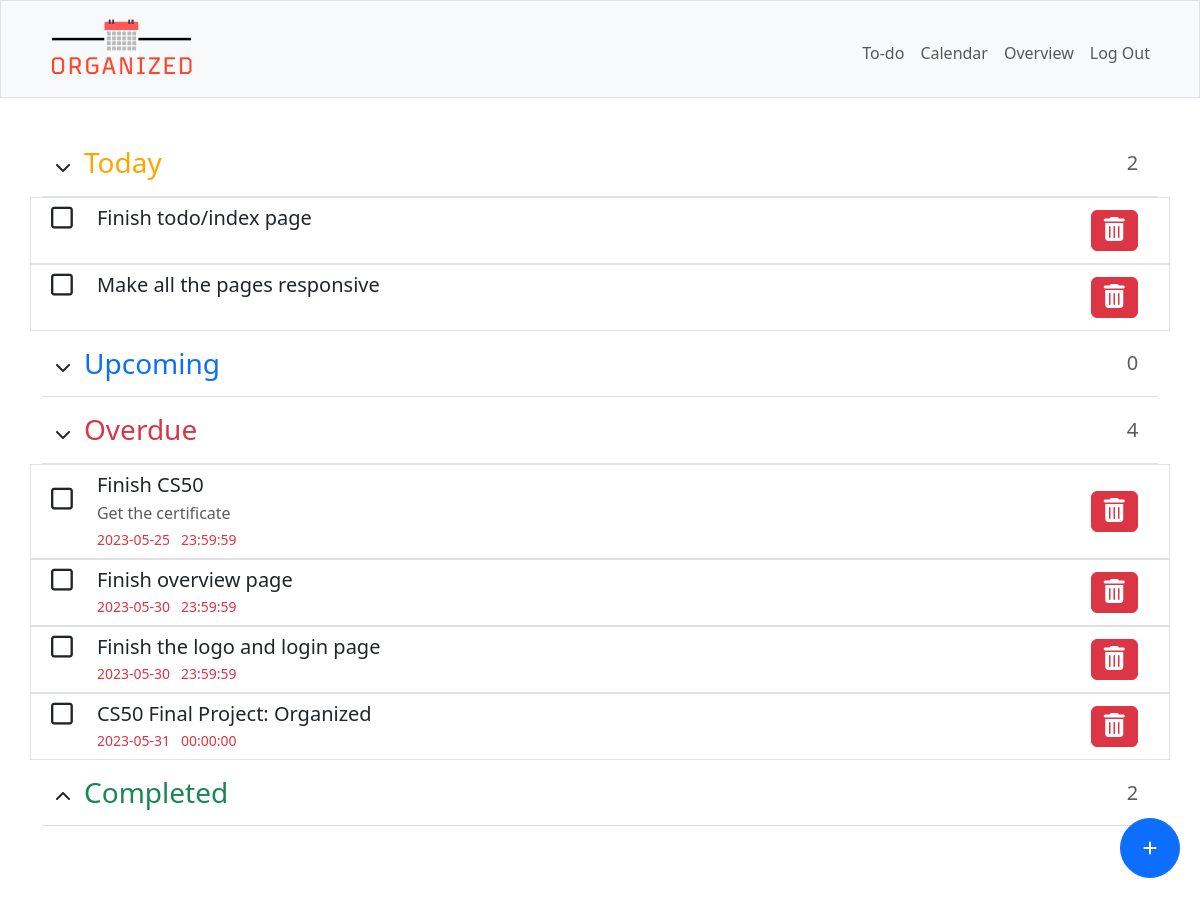
The page / (signed in) on the database its author committed.
### tables this page shows
CREATE TABLE todo (
    id INTEGER PRIMARY KEY AUTOINCREMENT NOT NULL,
    user_id INTEGER NOT NULL,
    title TEXT NOT NULL,
    [description] TEXT,
    "due_date" DATE,
    "due_time" TIME,
    [class] TEXT,
    FOREIGN KEY(user_id) REFERENCES users(id)
);

### app.py (the view)
@app.route("/", methods=["GET", "POST"])
@login_required
def index():
    if request.method == "POST":
        if request.headers.get("X-Requested-With") == "XMLHttpRequest":
            items = db.execute("SELECT * FROM todo WHERE user_id = ? AND class != 'Completed'",
                               session["user_id"])
            for item in items:
                todo_class = checkDue(item["due_date"], item["due_time"])
                if item["class"] != todo_class:
                    db.execute("UPDATE todo SET class = ? WHERE user_id = ? AND id = ?",
                               todo_class, session["user_id"], item['id'])
            return jsonify(success=True)  # Return a JSON response indicating success
        if request.form.get("btn-identifier") == "addBtn":
            title = request.form.get("title")
            description = request.form.get("description")
            date = request.form.get("date")
            time = request.form.get("time")
            if date or time:
                if date and time:
                    todo_class = checkDue(date, time)
                    db.execute("INSERT INTO todo (user_id, title, description, due_date, due_time, class) VALUES (?, ?, ?, ?, ?, ?)",
                               session["user_id"], title, description, date, time, todo_class)
                if date and not time:
                    time = "23:59:59"
                    todo_class = checkDue(date, time)
                    db.execute("INSERT INTO todo (user_id, title, description, due_date, due_time, class) VALUES (?, ?, ?, ?, ?, ?)",
                               session["user_id"], title, description, date, time, todo_class)
                if time and not date:
                    db.execute("INSERT INTO todo (user_id, title, description, due_date, due_time, class) VALUES (?, ?, ?, ?, ?, 'Today')",
                               session["user_id"], title, description, current_date, time)
            else:
                db.execute("INSERT INTO todo (user_id, title, description, due_date, due_time, class) VALUES (?, ?, ?, ?, ?, 'Today')",
                           session["user_id"], title, description, date, time)
        if request.form.get("btn-identifier") == "deleteBtn":
            id = request.form.get("todo-id")
            item = db.execute("SELECT id FROM todo WHERE user_id = ? AND id = ?",
                              session["user_id"], id)
            db.execute("DELETE FROM todo WHERE id = ?", item[0]["id"])
        if request.form.get("btn-identifier") == "checkbox":
            id = request.form.get("todo-id")
            item = db.execute("SELECT * FROM todo WHERE user_id = ? AND id = ?",
                              session["user_id"], id)
            if item[0]["due_date"] or item[0]["due_time"]:
                if item[0]["class"] == "Completed":
                    todo_class = checkDue(item[0]["due_date"], item[0]["due_time"])
                    db.execute("UPDATE todo SET class = ? WHERE user_id = ? AND id = ?",
                               todo_class, session["user_id"], id)
                else:
                    db.execute("UPDATE todo SET class = 'Completed' WHERE user_id = ? AND id = ?",
                               session["user_id"], id)
            else:
                if item[0]['class'] == "Completed":
                    db.execute("UPDATE todo SET class = 'Today' WHERE user_id = ? AND id = ?",
                               session["user_id"], id)
                else:
                    db.execute("UPDATE todo SET class = 'Completed' WHERE user_id = ? AND id = ?",
                               session["user_id"], id)
        return redirect("/")
    else:
        items = db.execute("SELECT * FROM todo WHERE user_id = ? AND class != 'Completed'",
                           session["user_id"])
        for item in items:
            todo_class = checkDue(item["due_date"], item["due_time"])
            if item["class"] != todo_class:
                db.execute("UPDATE todo SET class = ? WHERE user_id = ? AND id = ?",
                           todo_class, session["user_id"], item["id"])
        todo = db.execute("""SELECT *,
                                (SELECT COUNT(*) FROM todo WHERE user_id = ? AND class = 'Overdue') AS overdue_count,
                                (SELECT COUNT(*) FROM todo WHERE user_id = ? AND class = 'Today') AS today_count,
                                (SELECT COUNT(*) FROM todo WHERE user_id = ? AND class = 'Upcoming') AS upcoming_count,
                                (SELECT COUNT(*) FROM todo WHERE user_id = ? AND class = 'Completed') AS completed_count
                             FROM todo WHERE user_id = ? ORDER BY due_date, due_time""",
                          session["user_id"], session["user_id"], session["user_id"], session["user_id"], session["user_id"])
        if todo:
            upcoming_count = todo[0]["upcoming_count"]
            today_count = todo[0]["today_count"]
            overdue_count = todo[0]["overdue_count"]
            completed_count = todo[0]["completed_count"]
        else:
            upcoming_count = 0
            today_count = 0
            overdue_count = 0
            completed_count = 0
        return render_template("index.html", todo=todo, today_count=today_count, upcoming_count=upcoming_count, overdue_count=overdue_count, completed_count=completed_count)

### app.py (called while the page is built)
@app.after_request
def after_request(response):
    response.headers["Cache-Control"] = "no-cache, no-store, must-revalidate"
    response.headers["Expires"] = 0
    response.headers["Pragma"] = "no-cache"
    return response

### helpers.py (called while the page is built)
def login_required(f):
    @wraps(f)
    def decorated_function(*args, **kwargs):
        if session.get("user_id") is None:
            return redirect("/login")
        return f(*args, **kwargs)
    return decorated_function

def checkDue(todo_date, todo_time):
    current_dt = datetime.now()
    current_date = current_dt.date()
    current_time = current_dt.time()
    if todo_date:
        due_dt_str = todo_date + ' ' + todo_time
        due_dt = datetime.strptime(due_dt_str, '%Y-%m-%d %H:%M:%S')
        due_date = datetime.strptime(todo_date, '%Y-%m-%d').date()
        if current_dt > due_dt:
            return "Overdue"
        else:
            if current_date == due_date:
                return "Today"
            else:
                return "Upcoming"
    elif todo_time:
        due_time = datetime.strptime(todo_time, '%H:%M:%S').time()
        if current_time > due_time:
            return "Overdue"
        else:
            return "Today"
    else:
        return "Today"

### templates/index.html (shortened to what this page needs)
{% extends "layout.html" %}
{% block main %}
   <div class="d-flex flex-column w-100 text-start">
        <button type="button" class="btn btn-primary fixedButton roundedFixedBtn" data-bs-toggle="modal" data-bs-target="#addTaskModal">
            <i class="fa-solid fa-plus"></i>
        </button>
        <div class="d-flex pb-2 mb-0 border-bottom">
            <button class="btn btnCollapse" type="button" data-bs-toggle="collapse" data-bs-target="#collapseToday" aria-expanded="false" aria-controls="collapseToday">
                <i class="fa-solid fa-chevron-down"></i>
            </button>
            <h3 class="col-sm-11" id="today-section">Today</h3>
            <p class="col text-muted text-center align-self-center fs-5 mb-0 pb-2">{{ today_count }}</p>
        </div>
        <ul class="collapse show" id="collapseToday">
            {% for row in todo if row["class"] == "Today" %}
            <li>
                <div class="row border p-2 item">
                    <form action="/" method="POST" class="col-1 box">
                        <button type="submit" class="btn iconBtn align-self-center" name="btn-identifier" value="checkbox">
                            <i class="fa-regular fa-square checkbox tick" id="{{ row['id'] }}"></i>
                        </button>
                    </form>
                    <div class="col-9 todo-item">
                        <h5 class="mb-1">{{ row["title"] }}</h5>
                    </div>
                    <form action="/" method="POST" class="col-1 align-self-center d-flex justify-content-center ms-auto">
                        <button class="btn btn-danger" name="btn-identifier" value="deleteBtn" onclick="return confirm('Are you sure you want to delete this item?');"><i class="fa fa-trash"></i></button>
                    </form>
                </div>
            </li>
            {% endfor %}
        </ul>
        <div class="d-flex pb-2 mb-0 border-bottom">
            <button class="btn btnCollapse" type="button" data-bs-toggle="collapse" data-bs-target="#collapseUpcoming" aria-expanded="false" aria-controls="collapseUpcoming">
                <i class="fa-solid fa-chevron-down"></i>
            </button>
            <h3 class="col-sm-11 text-primary" id="upcoming-section">Upcoming</h3>
            <p class="col text-muted text-center align-self-center fs-5 mb-0 pb-2">{{ upcoming_count }}</p>
        </div>
        <div class="d-flex pb-2 mb-0 border-bottom">
            <button class="btn btnCollapse" type="button" data-bs-toggle="collapse" data-bs-target="#collapseOverdue" aria-expanded="false" aria-controls="collapseOverdue">
                <i class="fa-solid fa-chevron-down"></i>
            </button>
            <h3 class="col-sm-11 text-danger" id="overdue-section">Overdue</h3>
            <p class="col text-muted text-center align-self-center fs-5 mb-0 pb-2">{{ overdue_count }}</p>
        </div>
        <ul class="collapse show" id="collapseOverdue">
            {% for row in todo if row["class"] == "Overdue" %}
            <li>
                <div class="row border p-2 item">
                    <form action="/" method="POST" class="col-1 box">
                        <button type="submit" class="btn iconBtn align-self-center" name="btn-identifier" value="checkbox">
                            <i class="fa-regular fa-square checkbox tick" id="{{ row['id'] }}"></i>
                        </button>
                    </form>
                    <div class="col-9 todo-item">
                        <h5 class="mb-1">{{ row["title"] }}</h5>
                        <p class="text-muted mb-1">{{ row["description"] }}</p>
                        <p class="text-danger fs-7 m-0">{{ row["due_date"] }}&nbsp;&nbsp;&nbsp;{{ row["due_time"] }}</p>
                    </div>
                    <form action="/" method="POST" class="col-1 align-self-center d-flex justify-content-center ms-auto">
                        <button class="btn btn-danger" name="btn-identifier" value="deleteBtn" onclick="return confirm('Are you sure you want to delete this item?');"><i class="fa fa-trash"></i></button>
                    </form>
                </div>
            </li>
            {% endfor %}
        </ul>
        <div class="d-flex pb-2 mb-0 border-bottom">
            <button class="btn btnCollapse" type="button" data-bs-toggle="collapse" data-bs-target="#collapseCompleted" aria-expanded="false" aria-controls="collapseCompleted">
                <i class="fa-solid fa-chevron-up"></i>
            </button>
            <h3 class="col-sm-11 text-success" id="completed-section">Completed</h3>
            <p class="col text-muted text-center align-self-center fs-5 mb-0 pb-2">{{ completed_count }}</p>
        </div>
   </div>
{% endblock %}

### templates/layout.html (shortened to what this page needs)
<!DOCTYPE html>
<html lang="en">
    <head>
        <link href="https://cdn.jsdelivr.net/npm/bootstrap@5.3.0-alpha3/dist/css/bootstrap.min.css" rel="stylesheet">
        <link href="/static/styles.css" rel="stylesheet">
    </head>
    <body>
        <nav class="bg-light border navbar navbar-expand-md navbar-light">
            <div class="container">
                <a class="navbar-brand" href="/"><img src="/static/images/organized-logo.png" alt="Logo" id="logo" height="70"></a>
                <div class="collapse navbar-collapse" id="navbar">
                    {% if session["user_id"] %}
                        <ul class="navbar-nav ms-auto mt-2">
                            <li class="nav-item"><a class="nav-link" href="/">To-do</a></li>
                            <li class="nav-item"><a class="nav-link" href="/calendar">Calendar</a></li>
                            <li class="nav-item"><a class="nav-link" href="/overview">Overview</a></li>
                            <li class="nav-item"><a class="nav-link" href="/logout">Log Out</a></li>
                        </ul>
                    {% else %}
                        <ul class="navbar-nav ms-auto mt-2">
                            <li class="nav-item"><a class="nav-link" href="/login">Log In</a></li>
                            <li class="nav-item"><a class="nav-link" href="/signup">Sign up</a></li>
                        </ul>
                    {% endif %}
                </div>
            </div>
        </nav>
        <main class="min-vh-100">
            <div class="container py-5 text-center">
                {% block main %}{% endblock %}
             </div>
        </main>
    </body>
</html>

### static/styles.css (style rules this page uses)
#today-section { color: orange; }
.fa-trash { font-size: 24px; }
a { text-decoration: none; }
ul, li { list-style: none; padding: 0; }
.fixedButton { position: fixed; bottom: 20px; right: 20px; }
.roundedFixedBtn { height: 60px; width: 60px; border-radius: 50%; color: white; text-align: center; cursor: pointer; }
.checkbox { display: flex; width: auto; height: auto; font-size: 25px; text-align: center; align-items: center; cursor: pointer; }
.box { display: inline-flex; width: auto; height: auto; padding-bottom: 1.5rem!important; justify-content: center; }
.iconBtn { padding: 0; background: none; border: none; width: fit-content; height: fit-content; }
form.box button { box-shadow: none!important; outline: none!important; }
.fs-7 { font-size: 14px!important; }

### rows shown on the page
todo: title "Finish todo/index page"
todo: title "Make all the pages responsive"
todo: title "Finish CS50", description "Get the certificate", due_date "2023-05-25", due_time "23:59:59"
todo: title "Finish overview page", due_date "2023-05-30", due_time "23:59:59"
todo: title "Finish the logo and login page", due_date "2023-05-30", due_time "23:59:59"
todo: title "CS50 Final Project: Organized", due_date "2023-05-31", due_time "00:00:00"

### other values the page prints
{{ today_count }} "2"
{{ upcoming_count }} "0"
{{ overdue_count }} "4"
{{ completed_count }} "2"
